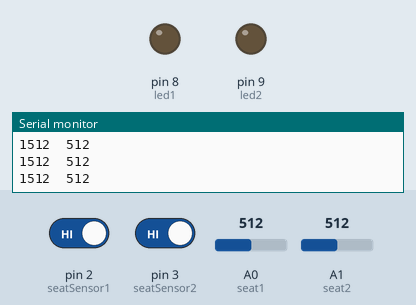
Bench run of a sketch on a simulated Arduino Uno, built with avr-gcc and run on an emulated ATmega328P. On the bench: output pins drawn as LEDs (lit = HIGH), the last lines printed to the serial monitor. The inputs (shaded band) are chosen by the test bench; at power-on: pin 2 (seatSensor1) HIGH, A0 (seat1) = 512, A1 (seat2) = 512, pin 3 (seatSensor2) HIGH.

Above: at 1.2 s.
1.3 s: pin 2 (seatSensor1) driven LOW
At 2.2 s:
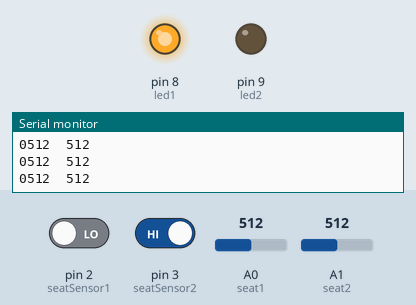
2.8 s: A0 (seat1) set to 0
At 3.9 s:
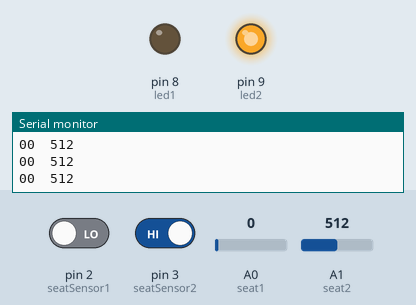
4.3 s: A1 (seat2) set to 418
5.8 s: A1 (seat2) set to 390
At 6.2 s:
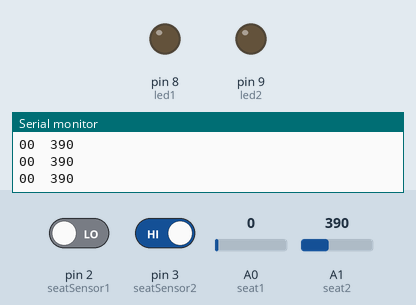
7.3 s: A0 (seat1) set to 394
8.8 s: A0 (seat1) set to 408
At 10.2 s:
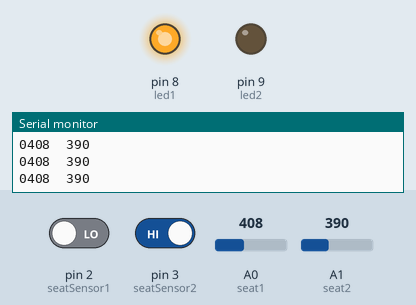
Timing chart, 0 to 11.3 s (numbered marks = the images above; inputs shaded):
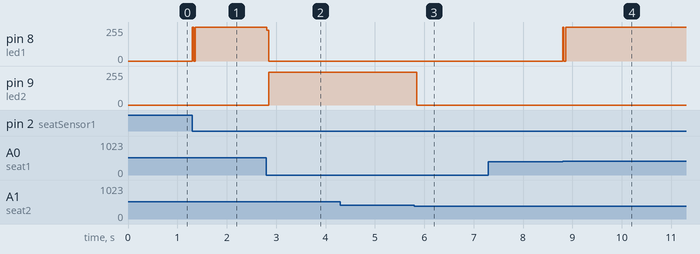

The sketch:

ProgramC.ino
```cpp
int seat1 = A0;
int seat2 = A1;
int seatSensor1 = 2;
int seatSensor2 = 3;
int led1 = 8;
int led2 = 9;
int thresholdValue = 400;

void setup() {
    pinMode(seat1, INPUT);
    pinMode(seat2, INPUT);
    pinMode(seatSensor1, INPUT);
    pinMode(seatSensor2, INPUT);
    pinMode(led1, OUTPUT);
    pinMode(led2, OUTPUT);
    Serial.begin(9600);
}

void loop() {
    Serial.print(analogRead(seat1));
    Serial.print("\t");
    Serial.println(analogRead(seat2));
    Serial.print(digitalRead(seatSensor1));
    digitalWrite(led1, LOW);
    digitalWrite(led2, LOW);

    if (!digitalRead(seatSensor1) && analogRead(seat1) > thresholdValue) {
        digitalWrite(led1, HIGH);
        digitalWrite(led2, LOW);
    }

    if (!digitalRead(seatSensor2) && analogRead(seat2) > thresholdValue) {
        digitalWrite(led2, HIGH);
        digitalWrite(led1, LOW);
    }

    if (!digitalRead(seatSensor1) && analogRead(seat1) < thresholdValue && analogRead(seat2) > thresholdValue) {
        digitalWrite(led2, HIGH);
        digitalWrite(led1, LOW);
    }

    if (!digitalRead(seatSensor2) && analogRead(seat2) < thresholdValue && analogRead(seat1) > thresholdValue) {
        digitalWrite(led1, HIGH);
        digitalWrite(led2, LOW);
    }
}
```

Measured:
- the behaviour switches between 401 and 400 on A1 (seat2) (found by bisection; images 2 and 3)
- the behaviour switches between 400 and 401 on A0 (seat1) (found by bisection; images 3 and 4)
- after the input at 1.3 s, pin 8 (led1): 0/255 → 253/255 at once
- after the input at 2.8 s, pin 8 (led1): 253/255 → 0/255 at once; pin 9 (led2): 0/255 → 245/255 after 0.05 s
- after the input at 5.8 s, pin 9 (led2): 245/255 → 0/255 after 0.05 s
- after the input at 8.8 s, pin 8 (led1): 0/255 → 253/255 at once
